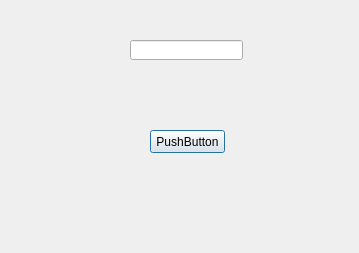
<?xml version="1.0" encoding="UTF-8"?>
<ui version="4.0">
 <class>EventoDialog</class>
 <widget class="QDialog" name="EventoDialog">
  <property name="geometry">
   <rect>
    <x>0</x>
    <y>0</y>
    <width>359</width>
    <height>253</height>
   </rect>
  </property>
  <property name="windowTitle">
   <string>Señales y Slots</string>
  </property>
  <widget class="QLineEdit" name="text">
   <property name="geometry">
    <rect>
     <x>130</x>
     <y>40</y>
     <width>113</width>
     <height>20</height>
    </rect>
   </property>
  </widget>
  <widget class="QPushButton" name="btn_limpiar">
   <property name="geometry">
    <rect>
     <x>150</x>
     <y>130</y>
     <width>75</width>
     <height>23</height>
    </rect>
   </property>
   <property name="text">
    <string>PushButton</string>
   </property>
  </widget>
 </widget>
 <resources/>
 <connections>
  <connection>
   <sender>btn_limpiar</sender>
   <signal>clicked()</signal>
   <receiver>text</receiver>
   <slot>clear()</slot>
   <hints>
    <hint type="sourcelabel">
     <x>199</x>
     <y>139</y>
    </hint>
    <hint type="destinationlabel">
     <x>197</x>
     <y>53</y>
    </hint>
   </hints>
  </connection>
 </connections>
</ui>
